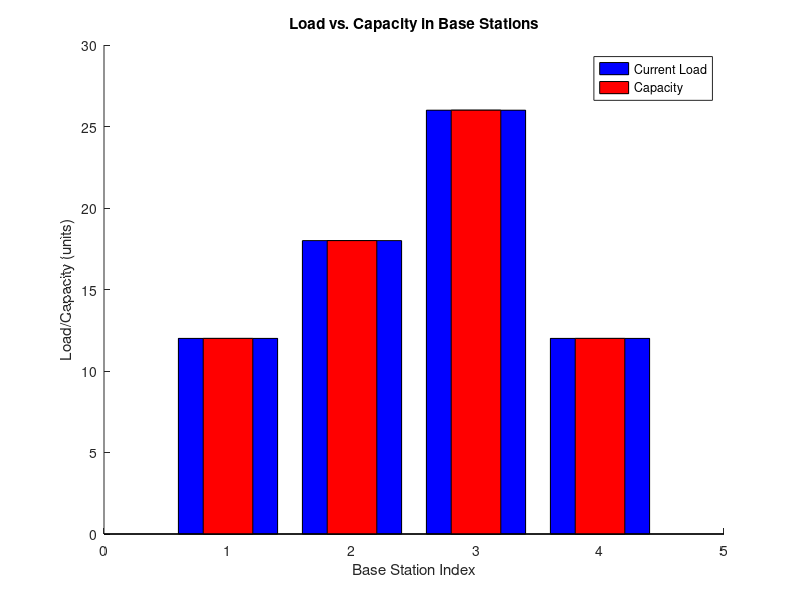

This figure's MATLAB source:
% Number of base stations and users
numBaseStations = randi([3, 7]);  % Random number of base stations
numUsers = randi([20, 50]);       % Random number of users

% Initialize capacities for each base station
baseStationCapacities = randi([10, 30], numBaseStations, 1);

% Initialize current load for each base station
baseStationLoad = zeros(numBaseStations, 1);

% User demands (randomly generated within a realistic range)
userDemands = randi([1, 5], numUsers, 1);

% Function to allocate users to base stations
function [baseStationLoad, allocation] = allocateUsers(baseStationLoad, baseStationCapacities, userDemands)
    allocation = zeros(length(userDemands), 1);
    for i = 1:length(userDemands)
        % Calculate available capacity of each base station
        availableCapacity = baseStationCapacities - baseStationLoad;
        
        % Filter out base stations that cannot accommodate the new user demand
        feasibleIndices = find(availableCapacity >= userDemands(i));
        
        % Allocate to the base station with the highest available capacity
        if ~isempty(feasibleIndices)
            [~, idx] = max(availableCapacity(feasibleIndices));
            chosenStation = feasibleIndices(idx);
            baseStationLoad(chosenStation) = baseStationLoad(chosenStation) + userDemands(i);
            allocation(i) = chosenStation;
        else
            % If no base stations can accommodate, leave the user unallocated
            allocation(i) = -1;  % Indicative of no allocation
        end
    end
end

% Allocate users to base stations
[baseStationLoad, allocation] = allocateUsers(baseStationLoad, baseStationCapacities, userDemands);

% Display and visualize results
fprintf('Final load on each base station:\n');
disp(baseStationLoad);
fprintf('Base station capacities:\n');
disp(baseStationCapacities);

% Check for unallocated users
unallocatedUsers = find(allocation == -1);
fprintf('%d users unallocated due to capacity limits.\n', numel(unallocatedUsers));

% Plotting the load versus capacity for each base station
figure;
hold on;
bar(baseStationLoad, 'b', 'DisplayName', 'Current Load');
bar(baseStationCapacities, 0.4, 'r', 'DisplayName', 'Capacity');
legend('show');
title('Load vs. Capacity in Base Stations');
xlabel('Base Station Index');
ylabel('Load/Capacity (units)');
hold off;
